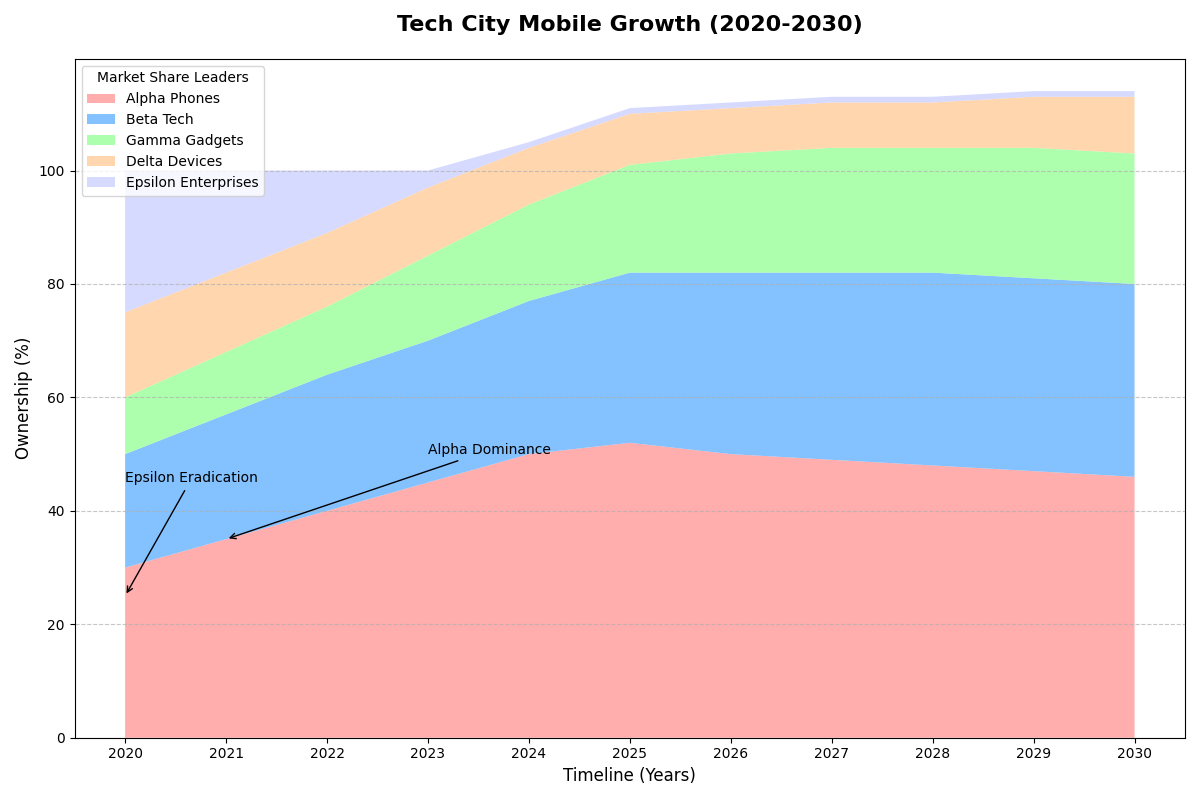

This chart was generated by the following Python code:
import numpy as np
import matplotlib.pyplot as plt

# Define years and market share data for each smartphone brand
years = np.arange(2020, 2031)
brand_a = np.array([30, 35, 40, 45, 50, 52, 50, 49, 48, 47, 46])
brand_b = np.array([20, 22, 24, 25, 27, 30, 32, 33, 34, 34, 34])
brand_c = np.array([10, 11, 12, 15, 17, 19, 21, 22, 22, 23, 23])
brand_d = np.array([15, 14, 13, 12, 10, 9, 8, 8, 8, 9, 10])
brand_e = np.array([25, 18, 11, 3, 1, 1, 1, 1, 1, 1, 1])

# Create stacked data
data = np.vstack([brand_a, brand_b, brand_c, brand_d, brand_e])

# Initialize the figure and axis
fig, ax = plt.subplots(figsize=(12, 8))

# Plot the stacked area chart
ax.stackplot(years, data, labels=["Alpha Phones", "Beta Tech", "Gamma Gadgets", "Delta Devices", "Epsilon Enterprises"], 
             colors=['#FF9999', '#66B2FF', '#99FF99', '#FFCC99', '#CCD1FF'], alpha=0.8)

# Titles and labels with alterations
ax.set_title('Tech City Mobile Growth (2020-2030)', fontsize=16, fontweight='bold', pad=20)
ax.set_xlabel('Timeline (Years)', fontsize=12)
ax.set_ylabel('Ownership (%)', fontsize=12)

# Set x-ticks and rotate them if necessary
ax.set_xticks(years)
ax.set_xticklabels(years)

# Add grid and legend
ax.grid(axis='y', linestyle='--', alpha=0.7)
ax.legend(loc='upper left', fontsize=10, title='Market Share Leaders')

# Annotate key market shifts with altered text
ax.annotate('Alpha Dominance', xy=(2021, 35), xytext=(2023, 50),
             arrowprops=dict(facecolor='black', arrowstyle='->'), fontsize=10, color='black')
ax.annotate('Epsilon Eradication', xy=(2020, 25), xytext=(2020, 45),
             arrowprops=dict(facecolor='black', arrowstyle='->'), fontsize=10, color='black')

# Ensure the layout is adjusted for better readability
plt.tight_layout()

# Show the plot
plt.show()
